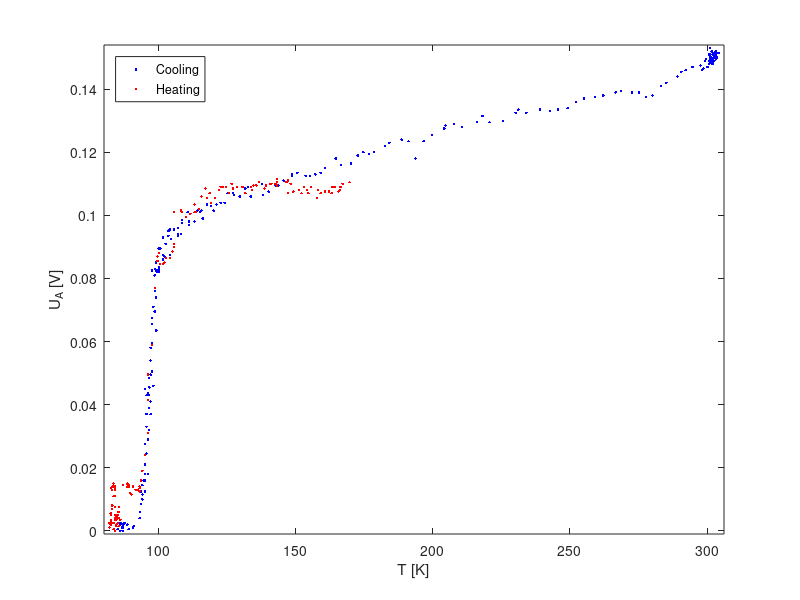

MATLAB code to generate this figure:
data=load('superconkarlhannesalex.txt');
T=data(:,4)
UA=data(:,3)-min(data(:,3))
cutoff=230
plot(T(1:cutoff),UA(1:cutoff),'b.')
hold on
plot(T(cutoff+1:end),UA(cutoff+1:end),'r.')
xlabel('T [K]')
ylabel('U_A [V]')
legend('Cooling','Heating','Location','Northwest')
xlim([min(T)-2,max(T)+2])
ylim([min(UA)-0.001,max(UA)+0.001])